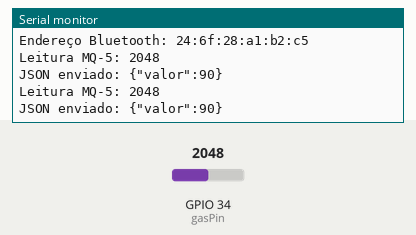
This program was run on a simulated ESP32. Parts: the last lines printed to the serial monitor. Inputs (shaded band) come from the test bench; at power-on: GPIO 34 (gasPin) = 2048. Nothing arrives over Bluetooth unless stated.

Above: at 3.8 s.
3.9 s: GPIO 34 (gasPin) set to 2866
At 5.3 s:
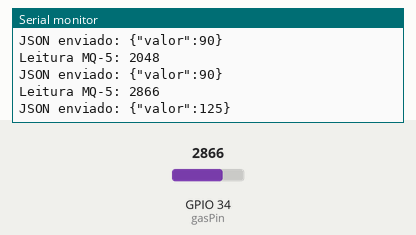
6.1 s: GPIO 34 (gasPin) set to 3603
At 6.1 s:
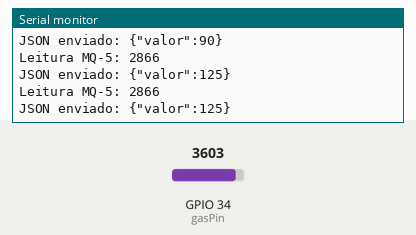
Timing chart, 0 to 9.1 s (numbered marks = the images above; inputs shaded):
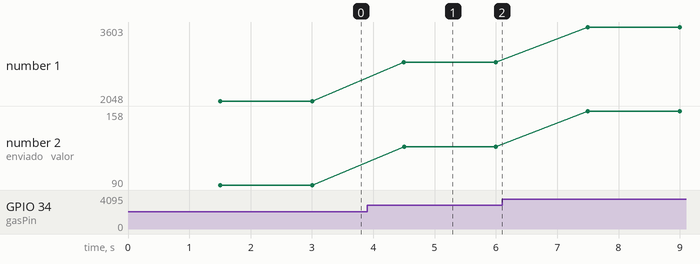

Measured:
- after the input at 3.9 s, the serial monitor: prints a new line after 0.60 s (image 1)
- plotted number 1: 2048 → 2866 after the input at 3.9 s, 2866 → 3603 after the input at 6.1 s
- plotted number 2: 90 → 125 after the input at 3.9 s, 125 → 158 after the input at 6.1 s

The program:

main.cpp
```cpp
#include <Arduino.h>
#include <ArduinoJson.h>
#include <BluetoothSerial.h>

BluetoothSerial BT;

int gasPin = 34;

unsigned long ultimoEnvio = 0;
const unsigned long intervalo = 1500;

void setup() {
  Serial.begin(9600);
  Serial.println("Sensor MQ-5 iniciado...");

  if (BT.begin("EspSlaveSamuel", false)) {
    Serial.print("Endereço Bluetooth: ");
    Serial.println(BT.getBtAddressString());
  } else {
    Serial.println("Erro ao iniciar Bluetooth!");
    while (true);
  }
}

void loop() {
  if (millis() - ultimoEnvio >= intervalo) {
    ultimoEnvio = millis();

    int valor = analogRead(gasPin);
    Serial.print("Leitura MQ-5: ");
    Serial.println(valor);

    int valorRemap = map(valor, 0, 4095, 0, 180);

    JsonDocument doc;
    doc["valor"] = valorRemap;

    String jsonString;
    serializeJson(doc, jsonString);

    Serial.print("JSON enviado: ");
    Serial.println(jsonString);

    BT.println(jsonString);
  }
}
```
